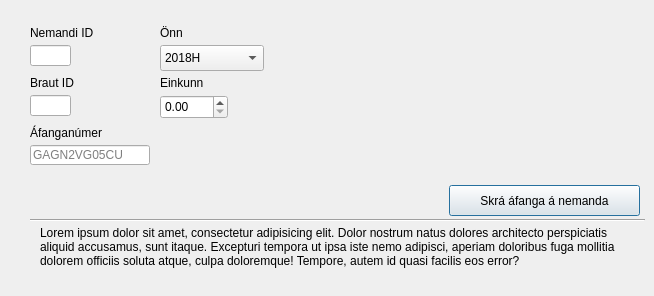
      <widget class="QWidget" name="studentcoursesTabCreate">
       <attribute name="title">
        <string>Áfangi á nemanda</string>
       </attribute>
       <widget class="Line" name="line_5">
        <property name="geometry">
         <rect>
          <x>30</x>
          <y>210</y>
          <width>615</width>
          <height>20</height>
         </rect>
        </property>
        <property name="orientation">
         <enum>Qt::Horizontal</enum>
        </property>
       </widget>
       <widget class="QPushButton" name="pushButton_5">
        <property name="geometry">
         <rect>
          <x>449</x>
          <y>185</y>
          <width>191</width>
          <height>31</height>
         </rect>
        </property>
        <property name="sizePolicy">
         <sizepolicy hsizetype="Minimum" vsizetype="Fixed">
          <horstretch>0</horstretch>
          <verstretch>0</verstretch>
         </sizepolicy>
        </property>
        <property name="layoutDirection">
         <enum>Qt::LeftToRight</enum>
        </property>
        <property name="autoFillBackground">
         <bool>false</bool>
        </property>
        <property name="text">
         <string>Skrá áfanga á nemanda</string>
        </property>
        <property name="autoDefault">
         <bool>false</bool>
        </property>
        <property name="default">
         <bool>true</bool>
        </property>
        <property name="flat">
         <bool>false</bool>
        </property>
       </widget>
       <widget class="QLabel" name="label_8">
        <property name="geometry">
         <rect>
          <x>40</x>
          <y>226</y>
          <width>591</width>
          <height>61</height>
         </rect>
        </property>
        <property name="text">
         <string>Lorem ipsum dolor sit amet, consectetur adipisicing elit. Dolor nostrum natus dolores architecto perspiciatis aliquid accusamus, sunt itaque. Excepturi tempora ut ipsa iste nemo adipisci, aperiam doloribus fuga mollitia dolorem officiis soluta atque, culpa doloremque! Tempore, autem id quasi facilis eos error?</string>
        </property>
        <property name="textFormat">
         <enum>Qt::AutoText</enum>
        </property>
        <property name="scaledContents">
         <bool>false</bool>
        </property>
        <property name="alignment">
         <set>Qt::AlignLeading|Qt::AlignLeft|Qt::AlignTop</set>
        </property>
        <property name="wordWrap">
         <bool>true</bool>
        </property>
       </widget>
       <widget class="QLabel" name="label_19">
        <property name="geometry">
         <rect>
          <x>30</x>
          <y>20</y>
          <width>101</width>
          <height>20</height>
         </rect>
        </property>
        <property name="layoutDirection">
         <enum>Qt::LeftToRight</enum>
        </property>
        <property name="text">
         <string>Nemandi ID</string>
        </property>
        <property name="alignment">
         <set>Qt::AlignBottom|Qt::AlignLeading|Qt::AlignLeft</set>
        </property>
       </widget>
       <widget class="QComboBox" name="comboBox_7">
        <property name="geometry">
         <rect>
          <x>160</x>
          <y>45</y>
          <width>104</width>
          <height>26</height>
         </rect>
        </property>
        <item>
         <property name="text">
          <string>2018H</string>
         </property>
        </item>
        <item>
         <property name="text">
          <string>2019V</string>
         </property>
        </item>
        <item>
         <property name="text">
          <string>2019H</string>
         </property>
        </item>
        <item>
         <property name="text">
          <string>2020V</string>
         </property>
        </item>
        <item>
         <property name="text">
          <string>2020H</string>
         </property>
        </item>
        <item>
         <property name="text">
          <string>2021V</string>
         </property>
        </item>
        <item>
         <property name="text">
          <string>2021H</string>
         </property>
        </item>
       </widget>
       <widget class="QDoubleSpinBox" name="doubleSpinBox">
        <property name="geometry">
         <rect>
          <x>160</x>
          <y>95</y>
          <width>68</width>
          <height>24</height>
         </rect>
        </property>
        <property name="maximum">
         <double>10.000000000000000</double>
        </property>
       </widget>
       <widget class="QLabel" name="label_20">
        <property name="geometry">
         <rect>
          <x>30</x>
          <y>70</y>
          <width>101</width>
          <height>20</height>
         </rect>
        </property>
        <property name="layoutDirection">
         <enum>Qt::LeftToRight</enum>
        </property>
        <property name="text">
         <string>Braut ID</string>
        </property>
        <property name="alignment">
         <set>Qt::AlignBottom|Qt::AlignLeading|Qt::AlignLeft</set>
        </property>
       </widget>
       <widget class="QLabel" name="label_21">
        <property name="geometry">
         <rect>
          <x>30</x>
          <y>120</y>
          <width>101</width>
          <height>20</height>
         </rect>
        </property>
        <property name="layoutDirection">
         <enum>Qt::LeftToRight</enum>
        </property>
        <property name="text">
         <string>Áfanganúmer</string>
        </property>
        <property name="alignment">
         <set>Qt::AlignBottom|Qt::AlignLeading|Qt::AlignLeft</set>
        </property>
       </widget>
       <widget class="QLabel" name="label_22">
        <property name="geometry">
         <rect>
          <x>160</x>
          <y>20</y>
          <width>101</width>
          <height>20</height>
         </rect>
        </property>
        <property name="layoutDirection">
         <enum>Qt::LeftToRight</enum>
        </property>
        <property name="text">
         <string>Önn</string>
        </property>
        <property name="alignment">
         <set>Qt::AlignBottom|Qt::AlignLeading|Qt::AlignLeft</set>
        </property>
       </widget>
       <widget class="QLabel" name="label_23">
        <property name="geometry">
         <rect>
          <x>160</x>
          <y>70</y>
          <width>101</width>
          <height>20</height>
         </rect>
        </property>
        <property name="layoutDirection">
         <enum>Qt::LeftToRight</enum>
        </property>
        <property name="text">
         <string>Einkunn</string>
        </property>
        <property name="alignment">
         <set>Qt::AlignBottom|Qt::AlignLeading|Qt::AlignLeft</set>
        </property>
       </widget>
       <widget class="QLineEdit" name="lineEdit_22">
        <property name="geometry">
         <rect>
          <x>30</x>
          <y>145</y>
          <width>120</width>
          <height>20</height>
         </rect>
        </property>
        <property name="inputMask">
         <string/>
        </property>
        <property name="text">
         <string/>
        </property>
        <property name="maxLength">
         <number>11</number>
        </property>
        <property name="placeholderText">
         <string>GAGN2VG05CU</string>
        </property>
       </widget>
       <widget class="QLineEdit" name="lineEdit_23">
        <property name="geometry">
         <rect>
          <x>30</x>
          <y>95</y>
          <width>41</width>
          <height>21</height>
         </rect>
        </property>
        <property name="text">
         <string/>
        </property>
        <property name="maxLength">
         <number>11</number>
        </property>
        <property name="clearButtonEnabled">
         <bool>false</bool>
        </property>
       </widget>
       <widget class="QLineEdit" name="lineEdit_24">
        <property name="geometry">
         <rect>
          <x>30</x>
          <y>45</y>
          <width>41</width>
          <height>21</height>
         </rect>
        </property>
        <property name="text">
         <string/>
        </property>
        <property name="maxLength">
         <number>11</number>
        </property>
        <property name="clearButtonEnabled">
         <bool>false</bool>
        </property>
       </widget>
      </widget>
